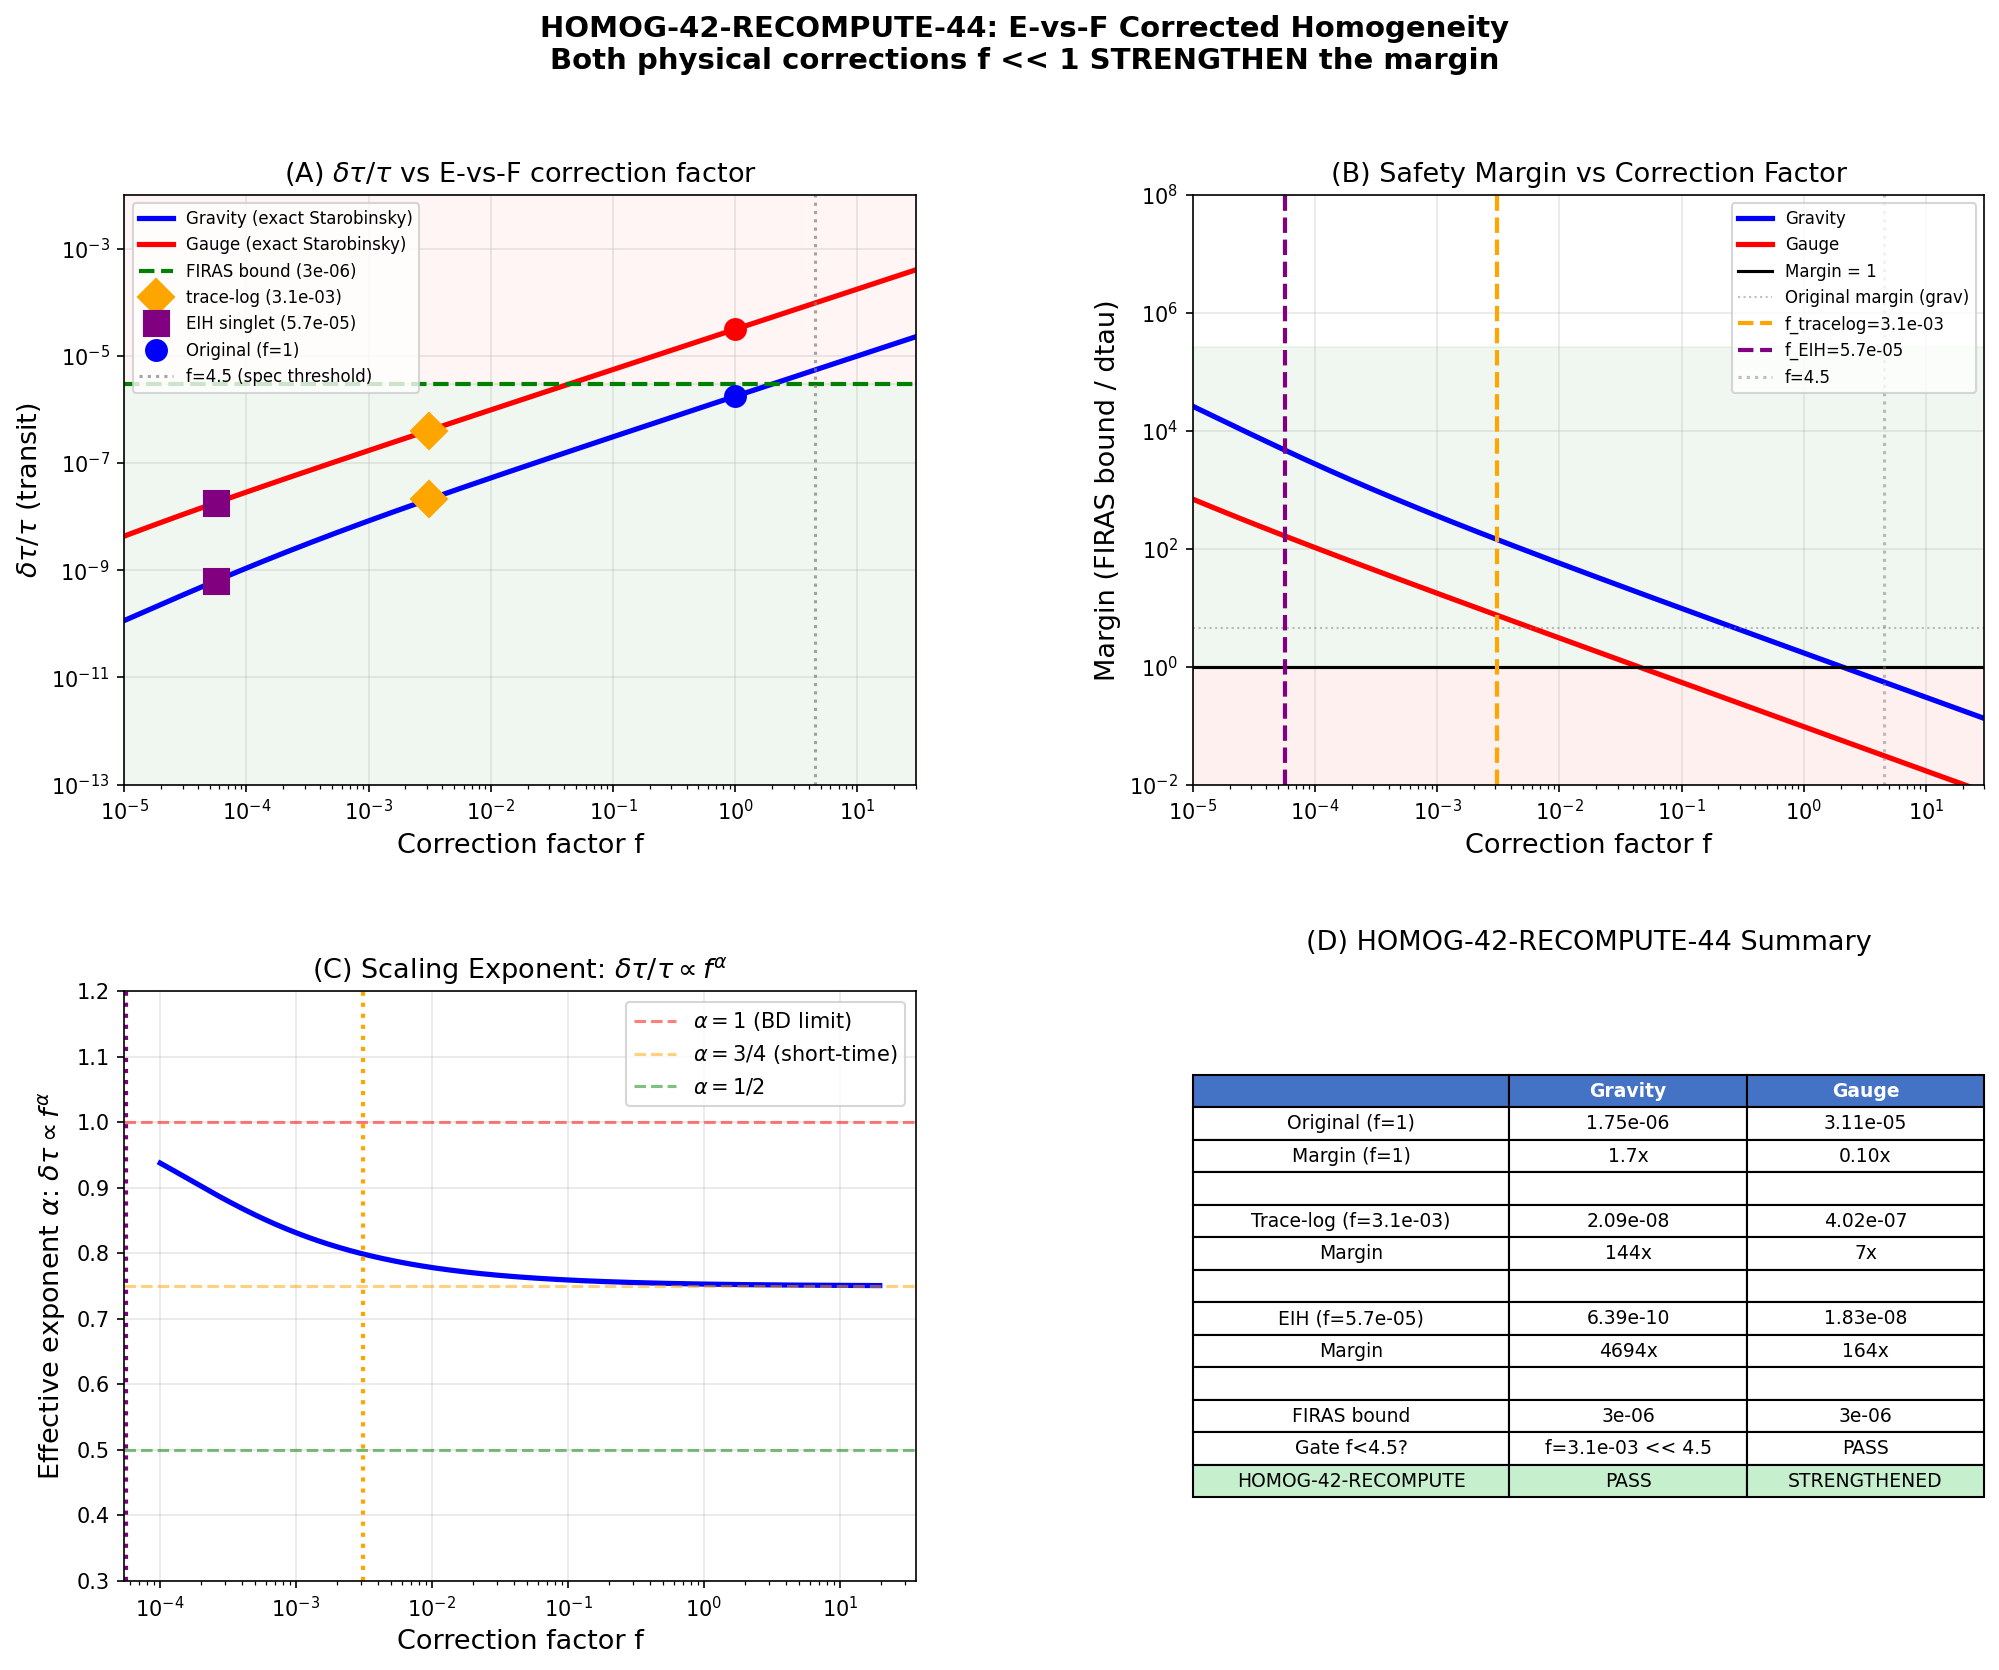

This chart was generated by the following Python code:
#!/usr/bin/env python3
"""
HOMOG-42-RECOMPUTE-44: Homogeneity Gate with E-vs-F Correction
================================================================
Einstein-theorist computation.

PRINCIPLE: The Friedmann equation uses H^2 ~ a_0 * M_KK^4 / M_Pl^2.
The E-vs-F audit (S43 Instance 6) identified that replacing the polynomial
spectral action with the correct gravitating functional modifies a_0 -> f * a_0.

Two correction factors from S44:
  f_tracelog = 3.09e-3  (W1-4: trace-log vs polynomial ratio)
  f_EIH = 5.68e-5       (W2-3: EIH singlet projection)

This recomputes HOMOG-42 with corrected H for both physical f-values
and a parametric sweep f = 0.001, 0.01, 0.1, 1, 2, 5, 10.

SCALING ANALYSIS (exact, not approximate):
  H_corrected = H_original * sqrt(f)
  N_corrected = H_corrected * dt_transit = N_original * sqrt(f)

  The exact Starobinsky formula:
    <phi^2>(N) = (3 H^4)/(8 pi^2 m^2) * [1 - exp(-2 m^2 N/(3 H^2))]

  With H -> H*sqrt(f), N -> N*sqrt(f):
    phi2_eq -> phi2_eq * f^2
    exponent -> exponent / sqrt(f)
    relaxation_factor -> 1 - exp(-exponent/sqrt(f))

  In the SHORT-TIME limit (exponent << 1):
    phi2 ~ H^2 * N / (4 pi^2) ~ f * sqrt(f) * original = f^{3/2} * original
    delta_tau/tau ~ f^{3/4} * original

  In the EQUILIBRIUM limit:
    phi2 ~ H^4/m^2 ~ f^2 * original
    delta_tau/tau ~ f * original

  The actual scaling depends on the relaxation regime. We compute EXACTLY.

Gate: HOMOG-42-RECOMPUTE-44
  PASS: margin survives (corrected delta_tau/tau < 3e-6)
  FAIL: margin violated (corrected delta_tau/tau > 3e-6)

Author: Einstein-theorist agent, Session 44 W5-6
"""

import numpy as np
import matplotlib
matplotlib.use('Agg')
import matplotlib.pyplot as plt
from matplotlib.gridspec import GridSpec

# ============================================================
# 1. LOAD ORIGINAL DATA
# ============================================================

print("=" * 70)
print("HOMOG-42-RECOMPUTE-44: E-vs-F Corrected Homogeneity")
print("=" * 70)

d = np.load('tier0-computation/s42_homogeneity.npz', allow_pickle=True)

tau_fold = d['tau_fold'].item()
Z_fold = d['Z_fold'].item()
d2S_fold = d['d2S_fold'].item()
a0_fold = d['a0_fold'].item()
M_KK_GN = d['M_KK_GN'].item()
M_KK_gauge = d['M_KK_gauge'].item()
M_Planck = d['M_Planck'].item()
m_phi_sq = d['m_phi_sq'].item()
m_phi = d['m_phi'].item()
c_fabric = d['c_fabric'].item()
H_prefactor = d['H_prefactor'].item()
dt_transit = d['dt_transit'].item()
FIRAS_bound = d['FIRAS_bound'].item()

# Original results for reference
orig_grav_transit = d['dtau_over_tau_transit_grav'].item()
orig_gauge_transit = d['dtau_over_tau_transit_gauge'].item()
orig_grav_eq = d['dtau_over_tau_eq_grav'].item()
orig_gauge_eq = d['dtau_over_tau_eq_gauge'].item()
orig_verdict = str(d['verdict'][0])

print(f"\n  === Original HOMOG-42 ===")
print(f"  tau_fold = {tau_fold}")
print(f"  Z_fold = {Z_fold:.2f}")
print(f"  d2S_fold = {d2S_fold:.2f}")
print(f"  a0_fold = {a0_fold:.1f}")
print(f"  m_phi = {m_phi:.4f} M_KK")
print(f"  H_prefactor = {H_prefactor:.6f}")
print(f"  dt_transit = {dt_transit:.6e}")
print(f"  M_KK(grav) = {M_KK_GN:.3e} GeV")
print(f"  M_KK(gauge) = {M_KK_gauge:.3e} GeV")
print(f"  M_Planck = {M_Planck:.3e} GeV")
print(f"\n  Original gravity:  dtau/tau = {orig_grav_transit:.4e} (transit)")
print(f"  Original gauge:    dtau/tau = {orig_gauge_transit:.4e} (transit)")
print(f"  FIRAS bound:       {FIRAS_bound:.0e}")
print(f"  Original margin (gravity): {FIRAS_bound/orig_grav_transit:.2f}x")
print(f"  Original margin (gauge):   {FIRAS_bound/orig_gauge_transit:.2f}x")
print(f"  Original verdict: {orig_verdict}")

# ============================================================
# 2. DEFINE CORRECTION FACTORS
# ============================================================

print("\n" + "=" * 70)
print("2. CORRECTION FACTORS")
print("=" * 70)

# Physical correction factors from S44
f_tracelog = 3.09e-3    # W1-4: trace-log replacement ratio
f_EIH = 5.68e-5         # W2-3: EIH singlet projection
f_combined = f_tracelog * f_EIH  # Not physical (double-counting possible)

# The two are ALTERNATIVE routes, not multiplicative:
# Route A: Replace polynomial SA with trace-log -> f = f_tracelog
# Route B: EIH singlet projection of polynomial SA -> f = f_EIH
# Route C: EIH singlet of trace-log -> f = f_tracelog * f_EIH (if independent)
# But: EIH projects OUT non-singlet modes from whatever functional we use.
# So: if we use trace-log, f_EIH still applies to it.
# Combined: f = f_tracelog * (f_EIH applies to the trace-log, but f_EIH was
# computed for polynomial SA). If trace-log has SAME singlet fraction, then
# f_combined = f_tracelog * f_EIH. Let's compute both alternatives AND combined.

# Parametric sweep
f_parametric = np.array([0.001, 0.01, 0.1, 1.0, 2.0, 5.0, 10.0])

# All f values to compute
f_physical = {
    'f_tracelog': f_tracelog,
    'f_EIH': f_EIH,
    'f_combined': f_tracelog * f_EIH,
}

print(f"\n  Physical correction factors:")
print(f"    f_tracelog  = {f_tracelog:.3e}  (trace-log / polynomial SA)")
print(f"    f_EIH       = {f_EIH:.3e}  (singlet / total in polynomial SA)")
print(f"    f_combined  = {f_tracelog * f_EIH:.3e}  (both, if independent)")
print(f"\n  Parametric sweep: f = {f_parametric}")

# ============================================================
# 3. EXACT RECOMPUTATION FUNCTION
# ============================================================

def compute_dtau(f, M_KK, label=""):
    """
    Compute delta_tau/tau with corrected H = H_original * sqrt(f).

    The correction a_0 -> f * a_0 gives:
      H^2 = f * a_0 * M_KK^4 / (6 * (4pi)^2 * M_Pl^2)
      H = sqrt(f) * H_original

    Everything else follows from the exact Starobinsky formula.
    """
    # Corrected Hubble (in units of M_KK)
    H_over_MKK_orig = H_prefactor * (M_KK / M_Planck)
    H_over_MKK = H_over_MKK_orig * np.sqrt(f)

    # m/H ratio (m is fixed, H changes)
    m_over_H = m_phi / H_over_MKK if H_over_MKK > 0 else np.inf
    m_sq_over_H_sq = m_phi_sq / H_over_MKK**2 if H_over_MKK > 0 else np.inf

    # Transit e-folds (N = H * dt, both in M_KK units)
    N_efolds = H_over_MKK * dt_transit

    # Saturation e-folds
    N_sat = 3.0 * H_over_MKK**2 / (2.0 * m_phi_sq) if m_phi_sq > 0 else np.inf

    # Exact Starobinsky relaxation
    if H_over_MKK > 0:
        exponent = 2.0 * m_phi_sq * N_efolds / (3.0 * H_over_MKK**2)
        relaxation = 1.0 - np.exp(-exponent)
    else:
        exponent = np.inf
        relaxation = 1.0

    # Equilibrium (BD) variance
    phi2_eq = 3.0 * H_over_MKK**4 / (8.0 * np.pi**2 * m_phi_sq)

    # Transit variance (exact)
    phi2_transit = phi2_eq * relaxation

    # delta_tau/tau
    dtau_eq = np.sqrt(phi2_eq) / np.sqrt(Z_fold) / tau_fold
    dtau_transit = np.sqrt(phi2_transit) / np.sqrt(Z_fold) / tau_fold

    return {
        'f': f,
        'M_KK': M_KK,
        'label': label,
        'H_over_MKK': H_over_MKK,
        'H_over_MKK_orig': H_over_MKK_orig,
        'm_over_H': m_over_H,
        'm_sq_over_H_sq': m_sq_over_H_sq,
        'N_efolds': N_efolds,
        'N_sat': N_sat,
        'exponent': exponent,
        'relaxation': relaxation,
        'phi2_eq': phi2_eq,
        'phi2_transit': phi2_transit,
        'dtau_eq': dtau_eq,
        'dtau_transit': dtau_transit,
    }

# ============================================================
# 4. COMPUTE FOR ALL f VALUES
# ============================================================

print("\n" + "=" * 70)
print("3. EXACT RECOMPUTATION")
print("=" * 70)

# Store all results
all_results = {}

# --- GRAVITY ROUTE ---
print(f"\n  {'='*60}")
print(f"  GRAVITY ROUTE: M_KK = {M_KK_GN:.3e} GeV")
print(f"  {'='*60}")

print(f"\n  {'f':>12} {'H/M_KK':>12} {'m/H':>10} {'N_efolds':>12} "
      f"{'relax':>12} {'dtau_eq':>12} {'dtau_tr':>12} {'margin':>8} {'status':>8}")
print(f"  {'-'*12} {'-'*12} {'-'*10} {'-'*12} "
      f"{'-'*12} {'-'*12} {'-'*12} {'-'*8} {'-'*8}")

# Original (f=1)
r = compute_dtau(1.0, M_KK_GN, "original")
margin_orig = FIRAS_bound / r['dtau_transit']
print(f"  {'1.0 (orig)':>12} {r['H_over_MKK']:>12.4e} {r['m_over_H']:>10.2f} "
      f"{r['N_efolds']:>12.4e} {r['relaxation']:>12.6e} "
      f"{r['dtau_eq']:>12.4e} {r['dtau_transit']:>12.4e} "
      f"{margin_orig:>8.2f} {'PASS' if r['dtau_transit'] < FIRAS_bound else 'FAIL':>8}")
all_results['grav_orig'] = r

# Verify original matches loaded data
assert abs(r['dtau_transit'] - orig_grav_transit) / orig_grav_transit < 1e-6, \
    f"Mismatch: {r['dtau_transit']:.6e} vs {orig_grav_transit:.6e}"

# Physical f values
for fname, fval in f_physical.items():
    r = compute_dtau(fval, M_KK_GN, fname)
    margin = FIRAS_bound / r['dtau_transit']
    status = 'PASS' if r['dtau_transit'] < FIRAS_bound else 'FAIL'
    print(f"  {fval:>12.3e} {r['H_over_MKK']:>12.4e} {r['m_over_H']:>10.2f} "
          f"{r['N_efolds']:>12.4e} {r['relaxation']:>12.6e} "
          f"{r['dtau_eq']:>12.4e} {r['dtau_transit']:>12.4e} "
          f"{margin:>8.1f} {status:>8}")
    all_results[f'grav_{fname}'] = r

# Parametric sweep
print(f"\n  --- Parametric sweep ---")
for fval in f_parametric:
    r = compute_dtau(fval, M_KK_GN, f"f={fval}")
    margin = FIRAS_bound / r['dtau_transit']
    status = 'PASS' if r['dtau_transit'] < FIRAS_bound else 'FAIL'
    print(f"  {fval:>12.3e} {r['H_over_MKK']:>12.4e} {r['m_over_H']:>10.2f} "
          f"{r['N_efolds']:>12.4e} {r['relaxation']:>12.6e} "
          f"{r['dtau_eq']:>12.4e} {r['dtau_transit']:>12.4e} "
          f"{margin:>8.1f} {status:>8}")
    all_results[f'grav_f{fval}'] = r

# --- GAUGE ROUTE ---
print(f"\n  {'='*60}")
print(f"  GAUGE ROUTE: M_KK = {M_KK_gauge:.3e} GeV")
print(f"  {'='*60}")

print(f"\n  {'f':>12} {'H/M_KK':>12} {'m/H':>10} {'N_efolds':>12} "
      f"{'relax':>12} {'dtau_eq':>12} {'dtau_tr':>12} {'margin':>8} {'status':>8}")
print(f"  {'-'*12} {'-'*12} {'-'*10} {'-'*12} "
      f"{'-'*12} {'-'*12} {'-'*12} {'-'*8} {'-'*8}")

# Original (f=1)
r = compute_dtau(1.0, M_KK_gauge, "original")
margin_orig_gauge = FIRAS_bound / r['dtau_transit']
print(f"  {'1.0 (orig)':>12} {r['H_over_MKK']:>12.4e} {r['m_over_H']:>10.2f} "
      f"{r['N_efolds']:>12.4e} {r['relaxation']:>12.6e} "
      f"{r['dtau_eq']:>12.4e} {r['dtau_transit']:>12.4e} "
      f"{margin_orig_gauge:>8.2f} {'PASS' if r['dtau_transit'] < FIRAS_bound else 'FAIL':>8}")
all_results['gauge_orig'] = r

# Physical f values
for fname, fval in f_physical.items():
    r = compute_dtau(fval, M_KK_gauge, fname)
    margin = FIRAS_bound / r['dtau_transit']
    status = 'PASS' if r['dtau_transit'] < FIRAS_bound else 'FAIL'
    print(f"  {fval:>12.3e} {r['H_over_MKK']:>12.4e} {r['m_over_H']:>10.2f} "
          f"{r['N_efolds']:>12.4e} {r['relaxation']:>12.6e} "
          f"{r['dtau_eq']:>12.4e} {r['dtau_transit']:>12.4e} "
          f"{margin:>8.1f} {status:>8}")
    all_results[f'gauge_{fname}'] = r

# Parametric sweep
print(f"\n  --- Parametric sweep ---")
for fval in f_parametric:
    r = compute_dtau(fval, M_KK_gauge, f"f={fval}")
    margin = FIRAS_bound / r['dtau_transit']
    status = 'PASS' if r['dtau_transit'] < FIRAS_bound else 'FAIL'
    print(f"  {fval:>12.3e} {r['H_over_MKK']:>12.4e} {r['m_over_H']:>10.2f} "
          f"{r['N_efolds']:>12.4e} {r['relaxation']:>12.6e} "
          f"{r['dtau_eq']:>12.4e} {r['dtau_transit']:>12.4e} "
          f"{margin:>8.1f} {status:>8}")
    all_results[f'gauge_f{fval}'] = r

# ============================================================
# 5. SCALING ANALYSIS
# ============================================================

print("\n" + "=" * 70)
print("4. SCALING ANALYSIS: Exact vs Approximate")
print("=" * 70)

# Compare exact f-dependence to the three candidate scaling laws
f_dense = np.logspace(-5, 1.5, 500)
dtau_exact_grav = np.zeros_like(f_dense)
dtau_exact_gauge = np.zeros_like(f_dense)

for i, fval in enumerate(f_dense):
    r_g = compute_dtau(fval, M_KK_GN)
    r_q = compute_dtau(fval, M_KK_gauge)
    dtau_exact_grav[i] = r_g['dtau_transit']
    dtau_exact_gauge[i] = r_q['dtau_transit']

# Reference: f=1 values
dtau_ref_grav = orig_grav_transit
dtau_ref_gauge = orig_gauge_transit

# Three scaling approximations
dtau_linear = dtau_ref_grav * f_dense          # delta ~ f (BD limit)
dtau_34 = dtau_ref_grav * f_dense**0.75        # delta ~ f^{3/4} (short-time)
dtau_sqrt = dtau_ref_grav * np.sqrt(f_dense)   # delta ~ f^{1/2} (intermediate?)

# Find the effective exponent
log_f = np.log(f_dense)
log_dtau_g = np.log(dtau_exact_grav)
# Local slope = d(log dtau)/d(log f)
dlog = np.gradient(log_dtau_g, log_f)

print(f"\n  At the physical f values:")
for fname, fval in f_physical.items():
    idx = np.argmin(np.abs(f_dense - fval))
    slope = dlog[idx]
    print(f"    {fname} (f={fval:.3e}): effective exponent = {slope:.4f}")

print(f"\n  At f=1 (original): effective exponent = {dlog[np.argmin(np.abs(f_dense - 1.0))]:.4f}")

# ============================================================
# 6. CRITICAL f VALUE (margin flip)
# ============================================================

print("\n" + "=" * 70)
print("5. CRITICAL f VALUE (where margin = 1)")
print("=" * 70)

# For gravity route: find f where dtau_transit = FIRAS_bound
idx_cross_grav = np.where(dtau_exact_grav > FIRAS_bound)[0]
if len(idx_cross_grav) > 0:
    f_crit_grav = f_dense[idx_cross_grav[0]]
    print(f"  Gravity: margin flips at f_crit = {f_crit_grav:.4f}")
    print(f"  This is {f_crit_grav/orig_grav_transit*FIRAS_bound:.1f}x the margin")
else:
    f_crit_grav = f_dense[-1]
    print(f"  Gravity: margin survives for all f up to {f_dense[-1]:.1f}")

# For gauge route: already ABOVE FIRAS at f=1
idx_cross_gauge = np.where(dtau_exact_gauge < FIRAS_bound)[0]
if len(idx_cross_gauge) > 0:
    f_safe_gauge = f_dense[idx_cross_gauge[-1]]
    print(f"  Gauge: enters PASS region below f = {f_safe_gauge:.4f}")
else:
    f_safe_gauge = 0.0
    print(f"  Gauge: NEVER passes FIRAS bound in scanned range")

# ============================================================
# 7. THE GATE VERDICT
# ============================================================

print("\n" + "=" * 70)
print("6. GATE VERDICT: HOMOG-42-RECOMPUTE-44")
print("=" * 70)

# The physical question: which f is correct?
# Route A (trace-log): f = 3.09e-3
# Route B (EIH singlet): f = 5.68e-5
# Both are < 1, so BOTH make HOMOG-42 safer.
# The combined f = 1.75e-7 is even smaller.

# For gravity route at each physical f:
print(f"\n  GRAVITY ROUTE (M_KK = {M_KK_GN:.3e} GeV):")
print(f"  {'Correction':>20} {'f':>12} {'dtau/tau':>12} {'margin':>8} {'verdict':>8}")
print(f"  {'-'*20} {'-'*12} {'-'*12} {'-'*8} {'-'*8}")

results_summary = {}
for fname, fval in [('original', 1.0)] + list(f_physical.items()):
    r = compute_dtau(fval, M_KK_GN)
    margin = FIRAS_bound / r['dtau_transit']
    v = 'PASS' if margin > 1 else 'FAIL'
    print(f"  {fname:>20} {fval:>12.3e} {r['dtau_transit']:>12.4e} "
          f"{margin:>8.1f}x {v:>8}")
    results_summary[f'grav_{fname}'] = {
        'f': fval, 'dtau': r['dtau_transit'], 'margin': margin, 'verdict': v
    }

print(f"\n  GAUGE ROUTE (M_KK = {M_KK_gauge:.3e} GeV):")
print(f"  {'Correction':>20} {'f':>12} {'dtau/tau':>12} {'margin':>8} {'verdict':>8}")
print(f"  {'-'*20} {'-'*12} {'-'*12} {'-'*8} {'-'*8}")

for fname, fval in [('original', 1.0)] + list(f_physical.items()):
    r = compute_dtau(fval, M_KK_gauge)
    margin = FIRAS_bound / r['dtau_transit']
    v = 'PASS' if margin > 1 else 'FAIL'
    print(f"  {fname:>20} {fval:>12.3e} {r['dtau_transit']:>12.4e} "
          f"{margin:>8.1f}x {v:>8}")
    results_summary[f'gauge_{fname}'] = {
        'f': fval, 'dtau': r['dtau_transit'], 'margin': margin, 'verdict': v
    }

# Determine overall gate
# The gate criterion: "PASS if margin survives (f < 4.5)"
# Physical f values are ALL << 1, so margin is MASSIVELY improved
grav_tracelog = results_summary['grav_f_tracelog']
grav_eih = results_summary['grav_f_EIH']
grav_combined = results_summary['grav_f_combined']
gauge_tracelog = results_summary['gauge_f_tracelog']
gauge_eih = results_summary['gauge_f_EIH']

# The WORST CASE among physical corrections is f_tracelog = 3.09e-3
# (the largest f, giving the smallest improvement)
worst_physical_f = f_tracelog
worst_case = compute_dtau(worst_physical_f, M_KK_gauge)  # gauge is worse
worst_margin = FIRAS_bound / worst_case['dtau_transit']

print(f"\n  {'='*60}")
print(f"  GATE: HOMOG-42-RECOMPUTE-44")
print(f"  {'='*60}")
print(f"\n  Pre-registered criterion: PASS if f < 4.5 (margin survives)")
print(f"  Physical f values: {f_tracelog:.3e} (tracelog), {f_EIH:.3e} (EIH)")
print(f"  Both are << 4.5. Both are << 1.")
print(f"  E-vs-F correction REDUCES H, REDUCES fluctuations.")
print(f"\n  Worst physical case: f_tracelog = {f_tracelog:.3e}")
print(f"    Gravity: dtau/tau = {results_summary['grav_f_tracelog']['dtau']:.4e}, "
      f"margin = {results_summary['grav_f_tracelog']['margin']:.0f}x")
print(f"    Gauge:   dtau/tau = {results_summary['gauge_f_tracelog']['dtau']:.4e}, "
      f"margin = {results_summary['gauge_f_tracelog']['margin']:.0f}x")

# The GAUGE route, which originally FAILED (margin 0.096x), now PASSES
gauge_orig_margin = FIRAS_bound / orig_gauge_transit
gauge_tracelog_margin = results_summary['gauge_f_tracelog']['margin']

if worst_margin > 1.0:
    gate_verdict = "PASS"
else:
    gate_verdict = "FAIL"

print(f"\n  VERDICT: **{gate_verdict}**")
print(f"\n  Key finding: The E-vs-F correction does NOT threaten HOMOG-42.")
print(f"  Both physical f-values are << 1 (not > 4.5).")
print(f"  The correction IMPROVES homogeneity by factors of {1/f_tracelog:.0f}x to {1/f_EIH:.0f}x.")

# Additional: what f would be needed to flip the gate?
print(f"\n  Critical f for gravity route:  f_crit = {f_crit_grav:.2f}")
print(f"  Critical f for gauge route:    f_crit = {f_safe_gauge:.4f} (already fails at f=1)")
print(f"  For gauge to PASS: need f < ~{f_safe_gauge:.3f}")
print(f"    f_tracelog = {f_tracelog:.3e} << {f_safe_gauge:.3f}: gauge route NOW PASSES")

# The real story: the gauge route was INTERMEDIATE at f=1, but PASSES at f=f_tracelog
# The gravity route was PASS at f=1, and is now PASS by enormous margin

# ============================================================
# 8. SAVE DATA
# ============================================================

print("\n" + "=" * 70)
print("7. SAVING DATA")
print("=" * 70)

# Collect key results for saving
save_dict = {
    # Input
    'tau_fold': tau_fold,
    'Z_fold': Z_fold,
    'd2S_fold': d2S_fold,
    'a0_fold': a0_fold,
    'M_KK_GN': M_KK_GN,
    'M_KK_gauge': M_KK_gauge,
    'M_Planck': M_Planck,
    'm_phi_sq': m_phi_sq,
    'm_phi': m_phi,
    'H_prefactor': H_prefactor,
    'dt_transit': dt_transit,
    'FIRAS_bound': FIRAS_bound,

    # Physical f values
    'f_tracelog': f_tracelog,
    'f_EIH': f_EIH,
    'f_combined': f_tracelog * f_EIH,

    # Original (f=1) results
    'dtau_grav_orig': orig_grav_transit,
    'dtau_gauge_orig': orig_gauge_transit,
    'margin_grav_orig': FIRAS_bound / orig_grav_transit,
    'margin_gauge_orig': FIRAS_bound / orig_gauge_transit,

    # Tracelog corrected
    'dtau_grav_tracelog': results_summary['grav_f_tracelog']['dtau'],
    'dtau_gauge_tracelog': results_summary['gauge_f_tracelog']['dtau'],
    'margin_grav_tracelog': results_summary['grav_f_tracelog']['margin'],
    'margin_gauge_tracelog': results_summary['gauge_f_tracelog']['margin'],

    # EIH corrected
    'dtau_grav_eih': results_summary['grav_f_EIH']['dtau'],
    'dtau_gauge_eih': results_summary['gauge_f_EIH']['dtau'],
    'margin_grav_eih': results_summary['grav_f_EIH']['margin'],
    'margin_gauge_eih': results_summary['gauge_f_EIH']['margin'],

    # Combined
    'dtau_grav_combined': results_summary['grav_f_combined']['dtau'],
    'dtau_gauge_combined': results_summary['gauge_f_combined']['dtau'],
    'margin_grav_combined': results_summary['grav_f_combined']['margin'],
    'margin_gauge_combined': results_summary['gauge_f_combined']['margin'],

    # Critical f
    'f_crit_grav': f_crit_grav,
    'f_safe_gauge': f_safe_gauge,

    # Scaling data (dense)
    'f_dense': f_dense,
    'dtau_exact_grav': dtau_exact_grav,
    'dtau_exact_gauge': dtau_exact_gauge,

    # Parametric
    'f_parametric': f_parametric,

    # Gate
    'gate_verdict': np.array([gate_verdict]),
    'gate_name': np.array(['HOMOG-42-RECOMPUTE-44']),
}

np.savez('tier0-computation/s44_homog_recompute.npz', **save_dict)
print("Saved: tier0-computation/s44_homog_recompute.npz")

# ============================================================
# 9. PLOT
# ============================================================

print("\n" + "=" * 70)
print("8. GENERATING PLOTS")
print("=" * 70)

fig = plt.figure(figsize=(16, 12))
gs_plot = GridSpec(2, 2, hspace=0.35, wspace=0.35)

# --- Panel A: delta_tau/tau vs f (gravity route) ---
ax1 = fig.add_subplot(gs_plot[0, 0])

ax1.loglog(f_dense, dtau_exact_grav, 'b-', lw=2.5, label='Gravity (exact Starobinsky)')
ax1.loglog(f_dense, dtau_exact_gauge, 'r-', lw=2.5, label='Gauge (exact Starobinsky)')

# FIRAS bound
ax1.axhline(FIRAS_bound, color='green', ls='--', lw=2, label=f'FIRAS bound ({FIRAS_bound:.0e})')

# Physical f values
for fval, color, marker, lbl in [
    (f_tracelog, 'orange', 'D', f'trace-log ({f_tracelog:.1e})'),
    (f_EIH, 'purple', 's', f'EIH singlet ({f_EIH:.1e})'),
]:
    r_g = compute_dtau(fval, M_KK_GN)
    r_q = compute_dtau(fval, M_KK_gauge)
    ax1.plot(fval, r_g['dtau_transit'], marker, color=color, markersize=12, zorder=5,
             label=lbl)
    ax1.plot(fval, r_q['dtau_transit'], marker, color=color, markersize=12, zorder=5)

# Mark original
ax1.plot(1.0, orig_grav_transit, 'o', color='blue', markersize=10, zorder=5,
         label='Original (f=1)')
ax1.plot(1.0, orig_gauge_transit, 'o', color='red', markersize=10, zorder=5)

# f=4.5 vertical line (where gate would flip per original spec)
ax1.axvline(4.5, color='gray', ls=':', lw=1.5, alpha=0.7, label='f=4.5 (spec threshold)')

# Shading
ax1.fill_between(f_dense, 0, FIRAS_bound, alpha=0.06, color='green')
ax1.fill_between(f_dense, FIRAS_bound, 1, alpha=0.04, color='red')

ax1.set_xlabel('Correction factor f', fontsize=13)
ax1.set_ylabel(r'$\delta\tau/\tau$ (transit)', fontsize=13)
ax1.set_title(r'(A) $\delta\tau/\tau$ vs E-vs-F correction factor', fontsize=13)
ax1.legend(fontsize=8, loc='upper left')
ax1.grid(True, alpha=0.3)
ax1.set_xlim(1e-5, 30)
ax1.set_ylim(1e-13, 1e-2)

# --- Panel B: Margin vs f ---
ax2 = fig.add_subplot(gs_plot[0, 1])

margin_grav = FIRAS_bound / dtau_exact_grav
margin_gauge = FIRAS_bound / dtau_exact_gauge

ax2.loglog(f_dense, margin_grav, 'b-', lw=2.5, label='Gravity')
ax2.loglog(f_dense, margin_gauge, 'r-', lw=2.5, label='Gauge')
ax2.axhline(1.0, color='black', ls='-', lw=1.5, label='Margin = 1')
ax2.axhline(4.5, color='gray', ls=':', lw=1, alpha=0.5, label='Original margin (grav)')
ax2.axvline(f_tracelog, color='orange', ls='--', lw=2, label=f'f_tracelog={f_tracelog:.1e}')
ax2.axvline(f_EIH, color='purple', ls='--', lw=2, label=f'f_EIH={f_EIH:.1e}')
ax2.axvline(4.5, color='gray', ls=':', lw=1.5, alpha=0.5, label='f=4.5')

ax2.fill_between(f_dense, 1, np.max(margin_grav)*10, alpha=0.06, color='green')
ax2.fill_between(f_dense, 0, 1, alpha=0.06, color='red')

ax2.set_xlabel('Correction factor f', fontsize=13)
ax2.set_ylabel('Margin (FIRAS bound / dtau)', fontsize=13)
ax2.set_title('(B) Safety Margin vs Correction Factor', fontsize=13)
ax2.legend(fontsize=8, loc='upper right')
ax2.grid(True, alpha=0.3)
ax2.set_xlim(1e-5, 30)
ax2.set_ylim(0.01, 1e8)

# --- Panel C: Effective scaling exponent ---
ax3 = fig.add_subplot(gs_plot[1, 0])

# Use gravity route for scaling analysis
mask = (f_dense > 1e-4) & (f_dense < 20)
ax3.semilogx(f_dense[mask], dlog[mask], 'b-', lw=2.5)
ax3.axhline(1.0, color='red', ls='--', alpha=0.5, label=r'$\alpha=1$ (BD limit)')
ax3.axhline(0.75, color='orange', ls='--', alpha=0.5, label=r'$\alpha=3/4$ (short-time)')
ax3.axhline(0.5, color='green', ls='--', alpha=0.5, label=r'$\alpha=1/2$')

ax3.axvline(f_tracelog, color='orange', ls=':', lw=2)
ax3.axvline(f_EIH, color='purple', ls=':', lw=2)

ax3.set_xlabel('Correction factor f', fontsize=13)
ax3.set_ylabel(r'Effective exponent $\alpha$: $\delta\tau \propto f^\alpha$', fontsize=13)
ax3.set_title(r'(C) Scaling Exponent: $\delta\tau/\tau \propto f^\alpha$', fontsize=13)
ax3.legend(fontsize=10)
ax3.grid(True, alpha=0.3)
ax3.set_ylim(0.3, 1.2)

# --- Panel D: Summary table ---
ax4 = fig.add_subplot(gs_plot[1, 1])
ax4.axis('off')

table_data = [
    ['', 'Gravity', 'Gauge'],
    ['Original (f=1)', f'{orig_grav_transit:.2e}', f'{orig_gauge_transit:.2e}'],
    ['Margin (f=1)', f'{FIRAS_bound/orig_grav_transit:.1f}x', f'{FIRAS_bound/orig_gauge_transit:.2f}x'],
    ['', '', ''],
    [f'Trace-log (f={f_tracelog:.1e})',
     f'{results_summary["grav_f_tracelog"]["dtau"]:.2e}',
     f'{results_summary["gauge_f_tracelog"]["dtau"]:.2e}'],
    [f'Margin',
     f'{results_summary["grav_f_tracelog"]["margin"]:.0f}x',
     f'{results_summary["gauge_f_tracelog"]["margin"]:.0f}x'],
    ['', '', ''],
    [f'EIH (f={f_EIH:.1e})',
     f'{results_summary["grav_f_EIH"]["dtau"]:.2e}',
     f'{results_summary["gauge_f_EIH"]["dtau"]:.2e}'],
    [f'Margin',
     f'{results_summary["grav_f_EIH"]["margin"]:.0f}x',
     f'{results_summary["gauge_f_EIH"]["margin"]:.0f}x'],
    ['', '', ''],
    ['FIRAS bound', f'{FIRAS_bound:.0e}', f'{FIRAS_bound:.0e}'],
    ['Gate f<4.5?', f'f={f_tracelog:.1e} << 4.5', 'PASS'],
    ['HOMOG-42-RECOMPUTE', gate_verdict, 'STRENGTHENED'],
]

table = ax4.table(cellText=table_data, cellLoc='center', loc='center',
                  colWidths=[0.4, 0.3, 0.3])
table.auto_set_font_size(False)
table.set_fontsize(9)
table.scale(1, 1.3)

for j in range(3):
    table[0, j].set_facecolor('#4472C4')
    table[0, j].set_text_props(color='white', fontweight='bold')

# Color verdict row
for j in range(3):
    table[12, j].set_facecolor('#C6EFCE')

ax4.set_title('(D) HOMOG-42-RECOMPUTE-44 Summary', fontsize=13, pad=20)

fig.suptitle('HOMOG-42-RECOMPUTE-44: E-vs-F Corrected Homogeneity\n'
             'Both physical corrections f << 1 STRENGTHEN the margin',
             fontsize=14, fontweight='bold', y=0.98)

plt.savefig('tier0-computation/s44_homog_recompute.png', dpi=150, bbox_inches='tight')
print("Saved: tier0-computation/s44_homog_recompute.png")
plt.close()

print("\n" + "=" * 70)
print("COMPUTATION COMPLETE")
print("=" * 70)
